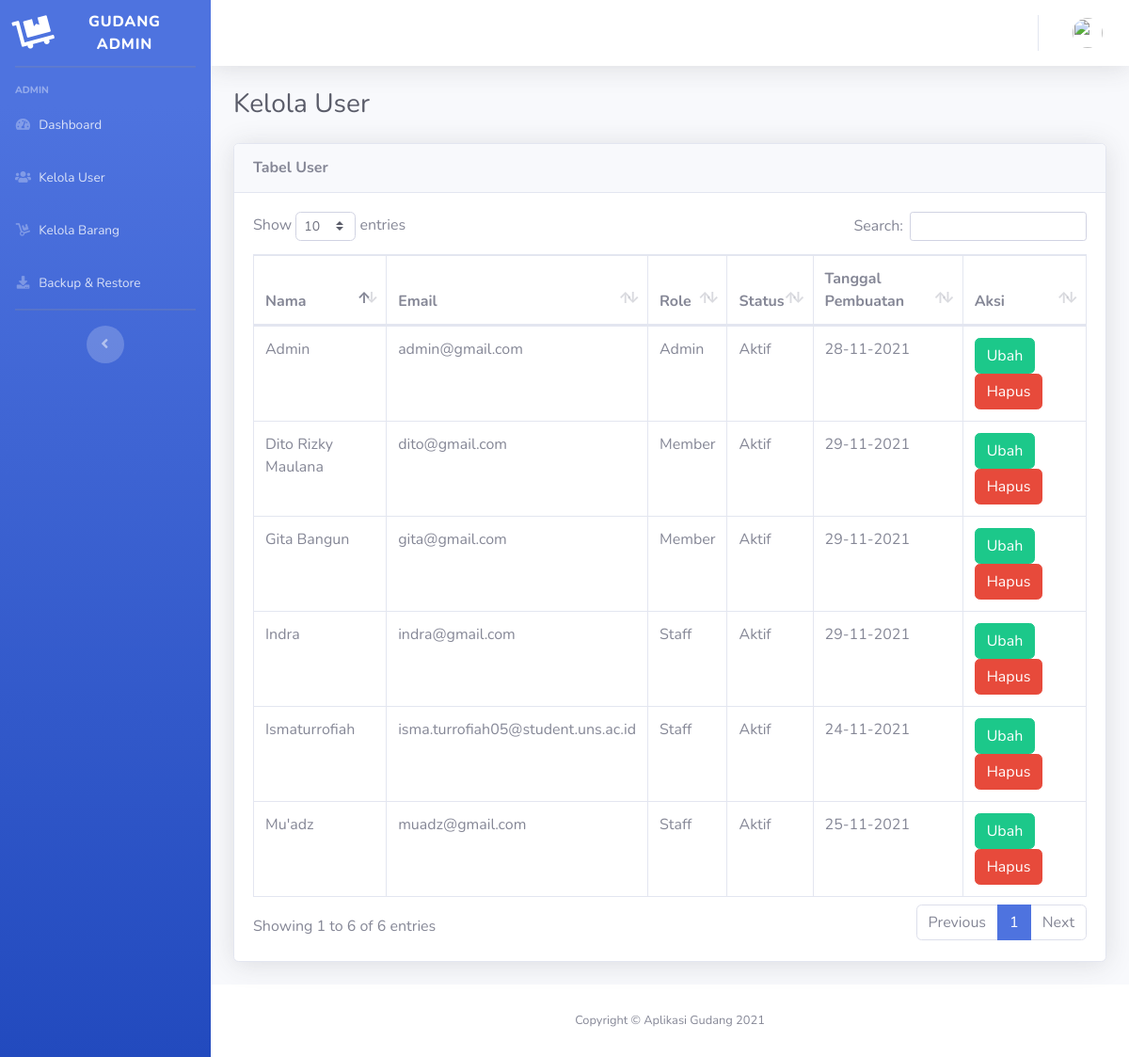
The page /index.php/user/pengguna on the database its author committed.
### tables this page shows
CREATE TABLE `user` (
  `id` int(11) NOT NULL AUTO_INCREMENT,
  `name` varchar(255) NOT NULL,
  `email` varchar(255) NOT NULL,
  `image` varchar(255) NOT NULL,
  `password` varchar(256) NOT NULL,
  `role_id` int(11) NOT NULL,
  `is_active` int(1) NOT NULL,
  `date_created` varchar(11) NOT NULL,
  PRIMARY KEY (`id`)
);

### application/controllers/User.php (called while the page is built, shortened)
<?php
class User extends CI_Controller
{
    public function __construct()
    {
        $this->load->database();
        $this->load->model('User_model');
        $this->load->model('Barang_model');
    }
    public function pengguna()
    {
        $recordUser = $this->User_model->getDataUser();
        $content = array('data_user' => $recordUser);
        $data['title'] = 'Kelola User';
        $data['user'] = $this->db->get_where('user', ['email' => $this->session->userdata('email')])->row_array();
        $data['isi'] = $this->load->view('user/pengguna', $content, TRUE);
        $this->load->view('user/index', $data);
    }
}

### index.php (called while the page is built, shortened)
<?php
require_once BASEPATH.'core/CodeIgniter.php';

### application/models/User_model.php (called while the page is built, shortened)
<?php
class User_model extends CI_Model
{
    public function getDataUser()
    {
        $this->db->select('*')
            ->from('user');
        $query = $this->db->get();
        return $query->result();
    }
}

### application/views/user/pengguna.php (the view, shortened to what this page needs)
<div class="card shadow mb-4">
    <div class="card-header py-3">
        <h6 class="m-0 font-weight-bold">Tabel User</h6>
    </div>
    <div class="card-body">
        <div class="table-responsive">
            <table class="table table-bordered" id="dataTable" width="100%" cellspacing="0">
                <thead>
                    <tr>
                        <th>Nama</th>
                        <th>Email</th>
                        <th>Role</th>
                        <th>Status</th>
                        <th>Tanggal Pembuatan</th>
                        <th>Aksi</th>
                    </tr>
                </thead>
                <?php
                foreach ($data_user as $row) {
                ?>
                        <tr>
                            <td><?php echo $row->name ?></td>
                            <td><?php echo $row->email ?></td>
                            <td>
                                <?php
                                if ($row->role_id == 1) {
                                    $role = 'Admin';
                                } else if ($row->role_id == 2) {
                                    $role = 'Staff';
                                } else if ($row->role_id == 3) {
                                    $role = 'Member';
                                }
                                echo $role;
                                ?>
                            </td>
                            <td>
                                <?php
                                if ($row->is_active == 1) {
                                    $status = 'Aktif';
                                } else if ($row->is_active == 1) {
                                    $status = 'Tidak Aktif';
                                } else {
                                    $status = 'Error';
                                }
                                echo $status;
                                ?>
                            </td>
                            <td><?php echo $row->date_created ?></td>
                            <td>
                                <a href="<?php echo base_url('user/formubahuser/') .$row->id ?>" class="btn btn-success">Ubah</a>
                                <a href="hapususer?id=<?php echo $row->id ?>" onclick="return confirm('Apakah anda yakin akan menghapus user?')" class="btn btn-danger">Hapus</a>
                            </td>
                        </tr>
                <?php } ?>
            </table>
        </div>
    </div>
</div>

### rows shown on the page
user: name "Ismaturrofiah", email "isma.turrofiah05@student.uns.ac.id", role "Staff", is_active "Aktif", date_created "24-11-2021"
user: name "Mu'adz", email "muadz@gmail.com", role "Staff", is_active "Aktif", date_created "25-11-2021"
user: name "Admin", email "admin@gmail.com", role "Admin", is_active "Aktif", date_created "28-11-2021"
user: name "Indra", email "indra@gmail.com", role "Staff", is_active "Aktif", date_created "29-11-2021"
user: name "Gita Bangun", email "gita@gmail.com", role "Member", is_active "Aktif", date_created "29-11-2021"
user: name "Dito Rizky Maulana", email "dito@gmail.com", role "Member", is_active "Aktif", date_created "29-11-2021"

### other values the page prints
$title "Kelola User"
